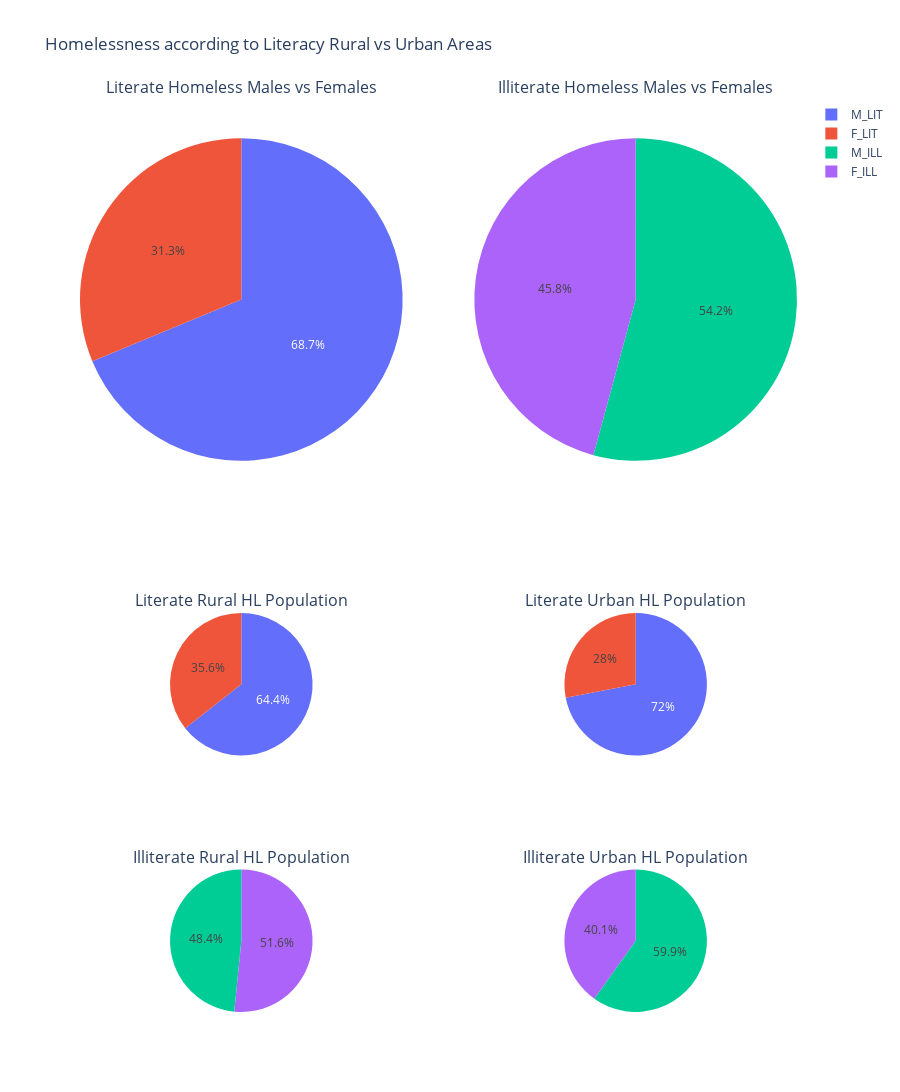

Notebook code cell kept with this figure:
### Markdown cell above
Charts for comparing the statistics of Homeless people based on gender and literacy analysed side by side:

### Code cell
#Gender based homelessness depending on Literacy throughout the country
fig3_ = make_subplots(rows=4, cols=2, specs = [[{'type':'domain', 'rowspan':2}, {'type':'domain', 'rowspan':2}] ,[None, None], [{'type':'domain'}, {'type':'domain'}],[{'type':'domain'}, {'type':'domain'}]] , subplot_titles=['Literate Homeless Males vs Females', 'Illiterate Homeless Males vs Females' , 'Literate Rural HL Population' , 'Literate Urban HL Population' , 'Illiterate Rural HL Population' , 'Illiterate Urban HL Population'])
fig3_1 = go.Pie(values= [int(df3_[(df3_['TRU'] == 'Rural')]['M_LIT']) , int(df3_[df3_['TRU'] == 'Rural']['F_LIT'])] , labels=['M_LIT', 'F_LIT'])
fig3_2 = go.Pie(values= [int(df3_[(df3_['TRU'] == 'Urban')]['M_LIT']) , int(df3_[df3_['TRU'] == 'Urban']['F_LIT'])] , labels=['M_LIT', 'F_LIT'])
fig3_3 = go.Pie(values= [int(df3_[(df3_['TRU'] == 'Rural')]['M_ILL']) , int(df3_[df3_['TRU'] == 'Rural']['F_ILL'])] , labels=['M_ILL', 'F_ILL'])
fig3_4 = go.Pie(values= [int(df3_[(df3_['TRU'] == 'Urban')]['M_ILL']) , int(df3_[df3_['TRU'] == 'Urban']['F_ILL'])] , labels=['M_ILL', 'F_ILL'])
fig3_5 = go.Pie(values= [int(df3_[(df3_['TRU'] == 'Total')]['M_LIT']) , int(df3_[df3_['TRU'] == 'Total']['F_LIT'])] , labels=['M_LIT', 'F_LIT'])
fig3_6 = go.Pie(values= [int(df3_[(df3_['TRU'] == 'Total')]['M_ILL']) , int(df3_[df3_['TRU'] == 'Total']['F_ILL'])] , labels=['M_ILL', 'F_ILL'])

fig3_.add_trace(fig3_5, 1, 1)
fig3_.add_trace(fig3_6, 1, 2)
fig3_.add_trace(fig3_1 , 3, 1)
fig3_.add_trace(fig3_2 , 3, 2)
fig3_.add_trace(fig3_3 , 4, 1)
fig3_.add_trace(fig3_4,  4, 2)

fig3_.update_layout(title_text='''Homelessness according to Literacy Rural vs Urban Areas''' , height=1100, showlegend=True)

#fig3_ = go.Figure(fig3_)
fig3_.show()

### Figure 1 — Plotly figure (JSON) as saved in the notebook; plotly's stock layout.template omitted (floating-point values rounded to 4 significant figures)
{"data": [{"domain": {"x": [0, 0.45], "y": [0.5625, 1]}, "labels": ["M_LIT", "F_LIT"], "type": "pie", "values": [404475, 183917]}, {"domain": {"x": [0.55, 1], "y": [0.5625, 1]}, "labels": ["M_ILL", "F_ILL"], "type": "pie", "values": [642396, 542252]}, {"domain": {"x": [0, 0.45], "y": [0.2812, 0.4375]}, "labels": ["M_LIT", "F_LIT"], "type": "pie", "values": [162019, 89426]}, {"domain": {"x": [0.55, 1], "y": [0.2812, 0.4375]}, "labels": ["M_LIT", "F_LIT"], "type": "pie", "values": [242456, 94491]}, {"domain": {"x": [0, 0.45], "y": [0, 0.1562]}, "labels": ["M_ILL", "F_ILL"], "type": "pie", "values": [282431, 300816]}, {"domain": {"x": [0.55, 1], "y": [0, 0.1562]}, "labels": ["M_ILL", "F_ILL"], "type": "pie", "values": [359965, 241436]}], "layout": {"annotations": [{"font": {"size": 16}, "showarrow": false, "text": "Literate Homeless Males vs Females", "x": 0.225, "xanchor": "center", "xref": "paper", "y": 1, "yanchor": "bottom", "yref": "paper"}, {"font": {"size": 16}, "showarrow": false, "text": "Illiterate Homeless Males vs Females", "x": 0.775, "xanchor": "center", "xref": "paper", "y": 1, "yanchor": "bottom", "yref": "paper"}, {"font": {"size": 16}, "showarrow": false, "text": "Literate Rural HL Population", "x": 0.225, "xanchor": "center", "xref": "paper", "y": 0.4375, "yanchor": "bottom", "yref": "paper"}, {"font": {"size": 16}, "showarrow": false, "text": "Literate Urban HL Population", "x": 0.775, "xanchor": "center", "xref": "paper", "y": 0.4375, "yanchor": "bottom", "yref": "paper"}, {"font": {"size": 16}, "showarrow": false, "text": "Illiterate Rural HL Population", "x": 0.225, "xanchor": "center", "xref": "paper", "y": 0.1562, "yanchor": "bottom", "yref": "paper"}, {"font": {"size": 16}, "showarrow": false, "text": "Illiterate Urban HL Population", "x": 0.775, "xanchor": "center", "xref": "paper", "y": 0.1562, "yanchor": "bottom", "yref": "paper"}], "height": 1100, "showlegend": true, "title": {"text": "Homelessness according to Literacy Rural vs Urban Areas"}}}
